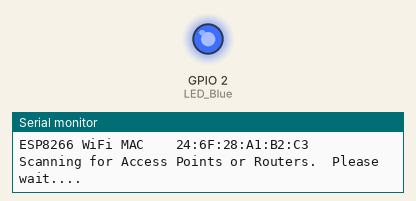
Bench run of a sketch on a simulated ESP8266 (Wemos D1 mini). On the bench: output pins drawn as LEDs (lit = HIGH), the last lines printed to the serial monitor. A WiFi scan finds three made-up networks.

Above: at 1.5 s.
At 6.3 s:
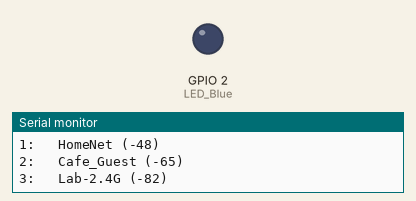
Timing chart, 0 to 8.4 s (numbered marks = the images above):
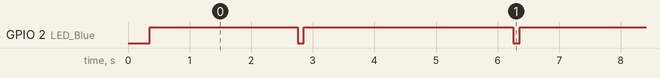

Measured:
- by itself, GPIO 2 (LED_Blue): alternates HIGH for 3.4 s and LOW for 0.10 s

The sketch:

RPEM-1_Test_Code_Wifi_Scanner.ino
```cpp
/*
  Dave Williams, DitroniX 2019-2022 (ditronix.net)
  RPEM Remote Power Energy Monitor v1.0
  Features include ESP8266 Four CT Clamp Inputs AC DC Voltage Detectors NTC I2C OLED Opto-In GPIO EEPROM MOSFET RS-485 DEEP SLEEP
  PCA v1.00 - Test Code Firmware v1 - 3rd December 2022

  Simplified Board Bring Up Test - Wifi Scanner (Displays SSID and Flashes Status LED on Loop)

  Remember!
  - Set the BOARD to ESP8266 DEV Module (Any Wemos D1 or similar).
  - You can also set the BAUD rate up to 921600 to speed up flashing.
  - The SDK does NOT need external power to flash.  It will take Power from the USB 5V.

  The purpose of this test code is to cycle through the various main functions of the board as part of bring up testing.

  This test code is OPEN SOURCE and formatted for easier viewing.  Although is is not intended for real world use, it may be freely used, or modified as needed.
  It is distributed on an "AS IS" BASIS, WITHOUT WARRANTIES OR CONDITIONS OF ANY KIND, either express or implied.

  Further information, details and examples can be found on our website wiki pages ditronix.net/wiki and github.com/DitroniX
*/

#include <ESP8266WiFi.h>

// Constants
const int LoopDelay = 1; // Loop Delay in Seconds

// **************** OUTPUTS ****************
#define LED_Blue 2 // Blue LED

WiFiClient client; // Initialize the client library

void setup() {

  // Stabalise
  delay(250);

  // Initialize UART:
  Serial.begin(115200, SERIAL_8N1);  //115200
  while (!Serial);

  // Set WiFi to station mode and disconnect from an AP if it was previously connected
  WiFi.mode(WIFI_STA);
  WiFi.disconnect();
  delay(100);

  //  Configures the specified LED GPIO as outputs
  pinMode(LED_Blue, OUTPUT);

  // LEDs Default Off State
  digitalWrite(LED_Blue, HIGH);
}

void loop() {

  Serial.println("ESP8266 WiFi MAC \t " + WiFi.macAddress());
  Serial.println("Scanning for Access Points or Routers.  Please wait....");
  delay(100);

  // WiFi.scanNetworks will return the number of networks found
  int n = WiFi.scanNetworks();
  Serial.print("Scan Complete.  ");
  if (n == 0) {
    Serial.println("No Access Points or Routers Found.");
  } else {
    Serial.print(n);
    Serial.println(" Access Points or Routers Found.");
    Serial.println("");

    for (int i = 0; i < n; ++i) {
      // Print SSID and RSSI for each network found
      Serial.print(i + 1);
      Serial.print(": \t");
      Serial.print(WiFi.SSID(i));
      Serial.print(" (");
      Serial.print(WiFi.RSSI(i));
      Serial.println(")");
      delay(100);
    }
  }
  Serial.println("");

  // Heatbeat Blue Status LED
  digitalWrite(LED_Blue, LOW);
  delay(100);
  digitalWrite(LED_Blue, HIGH);

  // Loop Delay
  delay(LoopDelay * 1000);
}
```
